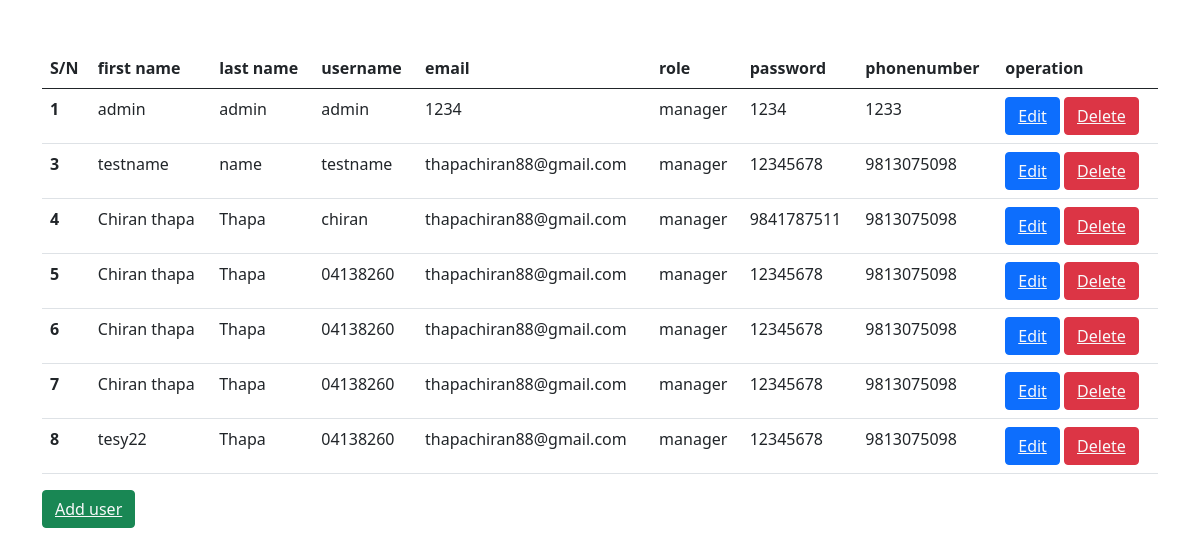
Page /list_user.php on the committed database.
### tables this page shows
CREATE TABLE `users` (
  `id` int(11) NOT NULL,
  `firstname` varchar(100) NOT NULL,
  `lastname` varchar(100) NOT NULL,
  `username` varchar(100) NOT NULL,
  `email` varchar(100) NOT NULL,
  `role` tinyint(4) DEFAULT NULL CHECK (`role` in (1,2,3)),
  `password` varchar(255) DEFAULT NULL,
  `phonenumber` varchar(20) DEFAULT NULL
);

### list_user.php (the view, shortened to what this page needs)
<?php
 include('config/db.php');
?>
<!DOCTYPE html>
<html lang="en">
  <head>
    <link
      href="https://cdn.jsdelivr.net/npm/bootstrap@5.0.2/dist/css/bootstrap.min.css"
      rel="stylesheet"
    />
  </head>
  <body>
    <div class="container my-5">
        <table class="table">
  <thead>
    <tr>
      <th scope="col">S/N</th>
      <th scope="col">first name</th>
      <th scope="col">last name</th>
      <th scope="col">username</th>
      <th scope="col">email</th>
      <th scope="col">role</th>
      <th scope="col">password</th>
      <th scope="col">phonenumber</th>
      <th scope="col">operation</th>
    </tr>
  </thead>
  <tbody>
    <?php
$sql = "SELECT * FROM `Users`; ";
$result = mysqli_query($conn,$sql);
if($result){
  while( $row = mysqli_fetch_assoc($result)){
    $id=$row['id'];
    $firstname=$row['firstname'];
    $lastname=$row['lastname'];
    $username=$row['username'];
    $email=$row['email'];
    $role=$row['role'];
    $password=$row['password'];
    $phonenumber=$row['phonenumber'];
    $roleName = '';
    switch ($role) {
        case 1:
            $roleName = 'manager';
            break;
    }
echo '
<tr>
   <th scope="row">'.$id.'</th>
      <td>'.$firstname.'</td>
      <td>'.$lastname.'</td>
      <td>'.$username.'</td>
      <td>'.$email.'</td>
      <td>'.$roleName.'</td>
      <td>'.$password.'</td>
      <td>'.$phonenumber.'</td>
      <td>
      <button class="btn btn-primary"><a class="text-light" href="update.php">Edit</a></button>
      <button class="btn btn-danger"><a class="text-light" href="userdelete.php?deleteid='.$id.'">Delete</a></button>
    </td>
    </tr>
';
  }
}
    ?>
  </tbody>
</table>
<button class="btn btn-success ml-5"><a class="text-light" href="adduser.php">Add user</a></button>
      </div>
  </body>
</html>

### rows in the picture
users: id "1", firstname "admin", lastname "admin", username "admin", email "1234", role "manager", password "1234", phonenumber "1233"
users: id "3", firstname "testname", lastname "name", username "testname", email "thapachiran88@gmail.com", role "manager", password "12345678", phonenumber "9813075098"
users: id "4", firstname "Chiran thapa", lastname "Thapa", username "chiran", email "thapachiran88@gmail.com", role "manager", password "9841787511", phonenumber "9813075098"
users: id "5", firstname "Chiran thapa", lastname "Thapa", username "04138260", email "thapachiran88@gmail.com", role "manager", password "12345678", phonenumber "9813075098"
users: id "6", firstname "Chiran thapa", lastname "Thapa", username "04138260", email "thapachiran88@gmail.com", role "manager", password "12345678", phonenumber "9813075098"
users: id "7", firstname "Chiran thapa", lastname "Thapa", username "04138260", email "thapachiran88@gmail.com", role "manager", password "12345678", phonenumber "9813075098"
users: id "8", firstname "tesy22", lastname "Thapa", username "04138260", email "thapachiran88@gmail.com", role "manager", password "12345678", phonenumber "9813075098"
